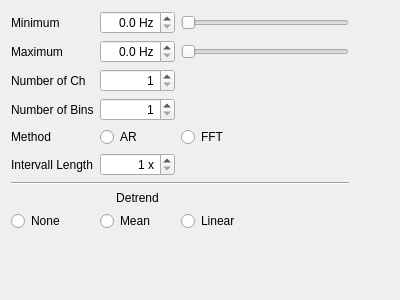
<?xml version="1.0" encoding="UTF-8"?>
<ui version="4.0">
 <class>BandPowerSettingsViewWidget</class>
 <widget class="QWidget" name="BandPowerSettingsViewWidget">
  <property name="geometry">
   <rect>
    <x>0</x>
    <y>0</y>
    <width>400</width>
    <height>300</height>
   </rect>
  </property>
  <property name="windowTitle">
   <string>Form</string>
  </property>
  <layout class="QGridLayout" name="gridLayout">
   <item row="2" column="0">
    <spacer name="verticalSpacer">
     <property name="orientation">
      <enum>Qt::Vertical</enum>
     </property>
     <property name="sizeType">
      <enum>QSizePolicy::Expanding</enum>
     </property>
     <property name="sizeHint" stdset="0">
      <size>
       <width>176</width>
       <height>240</height>
      </size>
     </property>
    </spacer>
   </item>
   <item row="0" column="2">
    <spacer name="horizontalSpacer">
     <property name="orientation">
      <enum>Qt::Horizontal</enum>
     </property>
     <property name="sizeType">
      <enum>QSizePolicy::Minimum</enum>
     </property>
     <property name="sizeHint" stdset="0">
      <size>
       <width>40</width>
       <height>20</height>
      </size>
     </property>
    </spacer>
   </item>
   <item row="0" column="0" rowspan="2" colspan="2">
    <layout class="QGridLayout" name="gridLayout_2">
     <property name="leftMargin">
      <number>0</number>
     </property>
     <item row="7" column="1">
      <widget class="QLabel" name="label_5">
       <property name="text">
        <string>Detrend</string>
       </property>
       <property name="alignment">
        <set>Qt::AlignCenter</set>
       </property>
      </widget>
     </item>
     <item row="4" column="2">
      <widget class="QRadioButton" name="radioButtonFFT">
       <property name="text">
        <string>FFT</string>
       </property>
       <attribute name="buttonGroup">
        <string notr="true">buttonGroupMethod</string>
       </attribute>
      </widget>
     </item>
     <item row="8" column="2">
      <widget class="QRadioButton" name="radioButtonLinear">
       <property name="text">
        <string>Linear</string>
       </property>
       <attribute name="buttonGroup">
        <string notr="true">buttonGroupDetrend</string>
       </attribute>
      </widget>
     </item>
     <item row="1" column="1">
      <widget class="QDoubleSpinBox" name="doubleSpinBoxMax">
       <property name="alignment">
        <set>Qt::AlignRight|Qt::AlignTrailing|Qt::AlignVCenter</set>
       </property>
       <property name="suffix">
        <string> Hz</string>
       </property>
       <property name="decimals">
        <number>1</number>
       </property>
      </widget>
     </item>
     <item row="3" column="0">
      <widget class="QLabel" name="label_6">
       <property name="text">
        <string>Number of Bins</string>
       </property>
      </widget>
     </item>
     <item row="5" column="0">
      <widget class="QLabel" name="label_3">
       <property name="text">
        <string>Intervall Length</string>
       </property>
      </widget>
     </item>
     <item row="0" column="2">
      <widget class="QSlider" name="horizontalSliderMin">
       <property name="orientation">
        <enum>Qt::Horizontal</enum>
       </property>
      </widget>
     </item>
     <item row="3" column="1">
      <widget class="QSpinBox" name="spinBoxBins">
       <property name="alignment">
        <set>Qt::AlignRight|Qt::AlignTrailing|Qt::AlignVCenter</set>
       </property>
       <property name="minimum">
        <number>1</number>
       </property>
      </widget>
     </item>
     <item row="0" column="1">
      <widget class="QDoubleSpinBox" name="doubleSpinBoxMin">
       <property name="alignment">
        <set>Qt::AlignRight|Qt::AlignTrailing|Qt::AlignVCenter</set>
       </property>
       <property name="suffix">
        <string> Hz</string>
       </property>
       <property name="decimals">
        <number>1</number>
       </property>
      </widget>
     </item>
     <item row="0" column="0">
      <widget class="QLabel" name="label">
       <property name="text">
        <string>Minimum</string>
       </property>
      </widget>
     </item>
     <item row="8" column="0">
      <widget class="QRadioButton" name="radioButtonNoDetrend">
       <property name="layoutDirection">
        <enum>Qt::LeftToRight</enum>
       </property>
       <property name="text">
        <string>None</string>
       </property>
       <attribute name="buttonGroup">
        <string notr="true">buttonGroupDetrend</string>
       </attribute>
      </widget>
     </item>
     <item row="1" column="0">
      <widget class="QLabel" name="label_2">
       <property name="text">
        <string>Maximum</string>
       </property>
      </widget>
     </item>
     <item row="1" column="2">
      <widget class="QSlider" name="horizontalSliderMax">
       <property name="orientation">
        <enum>Qt::Horizontal</enum>
       </property>
      </widget>
     </item>
     <item row="2" column="0">
      <widget class="QLabel" name="labelChannels">
       <property name="text">
        <string>Number of Ch</string>
       </property>
      </widget>
     </item>
     <item row="4" column="0">
      <widget class="QLabel" name="label_4">
       <property name="text">
        <string>Method</string>
       </property>
      </widget>
     </item>
     <item row="2" column="1">
      <widget class="QSpinBox" name="spinBoxChannels">
       <property name="enabled">
        <bool>true</bool>
       </property>
       <property name="alignment">
        <set>Qt::AlignRight|Qt::AlignTrailing|Qt::AlignVCenter</set>
       </property>
       <property name="minimum">
        <number>1</number>
       </property>
       <property name="maximum">
        <number>999</number>
       </property>
      </widget>
     </item>
     <item row="5" column="1">
      <widget class="QSpinBox" name="spinBoxIntervallLength">
       <property name="alignment">
        <set>Qt::AlignRight|Qt::AlignTrailing|Qt::AlignVCenter</set>
       </property>
       <property name="suffix">
        <string> x</string>
       </property>
       <property name="minimum">
        <number>1</number>
       </property>
      </widget>
     </item>
     <item row="8" column="1">
      <widget class="QRadioButton" name="radioButtonMean">
       <property name="text">
        <string>Mean</string>
       </property>
       <attribute name="buttonGroup">
        <string notr="true">buttonGroupDetrend</string>
       </attribute>
      </widget>
     </item>
     <item row="4" column="1">
      <widget class="QRadioButton" name="radioButtonAR">
       <property name="text">
        <string>AR</string>
       </property>
       <attribute name="buttonGroup">
        <string notr="true">buttonGroupMethod</string>
       </attribute>
      </widget>
     </item>
     <item row="6" column="0" colspan="3">
      <widget class="Line" name="line">
       <property name="orientation">
        <enum>Qt::Horizontal</enum>
       </property>
      </widget>
     </item>
    </layout>
   </item>
  </layout>
 </widget>
 <resources/>
 <connections/>
 <buttongroups>
  <buttongroup name="buttonGroupDetrend"/>
  <buttongroup name="buttonGroupMethod"/>
 </buttongroups>
</ui>
